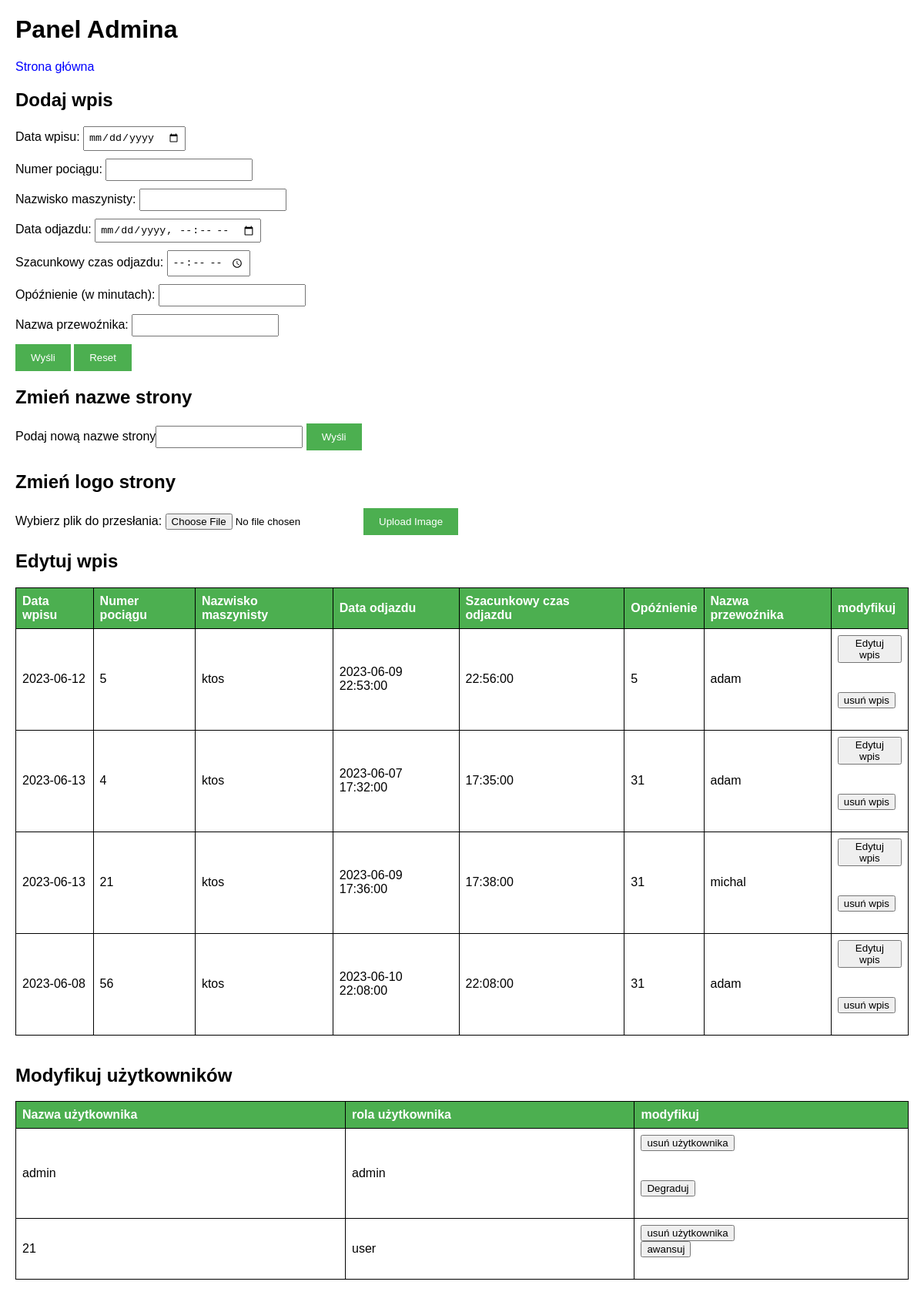
The app's page /pociągi/panel.php (signed in) with its own data.
### tables this page shows
CREATE TABLE `pociagi` (
  `dataWp` date NOT NULL,
  `numer` int(11) NOT NULL,
  `nazwisko` text NOT NULL,
  `dataOd` datetime NOT NULL,
  `czas` time NOT NULL,
  `opoznienie` int(11) NOT NULL,
  `nazwa` text NOT NULL,
  `id` int(11) NOT NULL
);

CREATE TABLE `users` (
  `id` int(11) NOT NULL,
  `username` varchar(255) NOT NULL,
  `password` varchar(255) NOT NULL,
  `role` varchar(50) NOT NULL
);

### pociągi/panel.php (the view, shortened to what this page needs)
<html>
<head><link rel="stylesheet" href="Admin.css">
</head>
<body>
<h1>Panel Admina</h1>
<a href="glowna.php">Strona główna</a><br>
<?php
$con=mysqli_connect("localhost", "root", "", "dane");
if($con){
	$sql = "SELECT * FROM pociagi";
		$otherTrainsResult  = $con->query($sql);
}
?>
<h2>Dodaj wpis</h2>
<form action="panel.php" method="post">
		Data wpisu: <input type="date" name="dataWp"><br>
		Numer pociągu: <input type="number" name="numer"><br>
		Nazwisko maszynisty: <input type="text" name="nazwisko"><br>
		Data odjazdu: <input type="datetime-local" name="dataOd"><br>
		Szacunkowy czas odjazdu: <input type="time" name="czas"><br>
		Opóźnienie (w minutach): <input type="number" name="opoznienie"><br>
		Nazwa przewoźnika: <input type="text" name="nazwa"><br>
		<input type="submit" value="Wyśli">
		<input type="reset" value="Reset">
</form>
<h2>Zmień nazwe strony</h2>
<form action="panel.php" method="post">
        Podaj nową nazwe strony<input type="text" name="site_name">
<input type="submit" value="Wyśli">
</form>
<h2>Zmień logo strony</h2>
<form action="panel.php" method="post" enctype="multipart/form-data">
  Wybierz plik do przesłania:
  <input type="file" name="fileToUpload" id="fileToUpload">
  <input type="submit" value="Upload Image" name="submit">
</form>
<h2>Edytuj wpis</h4>
	<table>
        <tr>
            <th>Data wpisu</th>
            <th>Numer pociągu</th>
            <th>Nazwisko maszynisty</th>
            <th>Data odjazdu</th>
            <th>Szacunkowy czas odjazdu</th>
            <th>Opóźnienie</th>
            <th>Nazwa przewoźnika</th>
			<th>modyfikuj</th>
        </tr>
		<?php while ($row = $otherTrainsResult ->fetch_assoc()): ?>
		<tr>
            <td><?php echo $row['dataWp']; ?></td>
            <td><?php echo $row['numer']; ?></td>
            <td><?php echo $row['nazwisko']; ?></td>
            <td><?php echo $row['dataOd']; ?></td>
            <td><?php echo $row['czas']; ?></td>
            <td><?php echo $row['opoznienie']; ?></td>
            <td><?php echo $row['nazwa']; ?></td>
			<td><form action="panel.php" method="post"><button type="submit" name="edytuj">Edytuj wpis</button><input type="hidden" value="<?php echo $row['id']; ?>" name="idWp"></form><br>
			<form action="panel.php" method="post"><button type="submit" name="Usun">usuń wpis</button><input type="hidden" value="<?php echo $row['id']; ?>" name="idWp"></form></td>
        </tr>
		<?php endwhile;
	    $username = $_SESSION['username'];
	    $us = "SELECT * FROM users WHERE username !='$username'";
		$userResult  = $con->query($us);
?>
</table><br>
<h2>Modyfikuj użytkowników<h2>
<table>
        <tr>
            <th>Nazwa użytkownika</th>
            <th>rola użytkownika</th>
			<th>modyfikuj</th>
        </tr>
		<?php while ($row = $userResult ->fetch_assoc()): ?>
		<tr>
            <td><?php echo $row['username']; ?></td>
            <td><?php echo $row['role']; ?></td>
			<td><form action="panel.php" method="post"><button type="submit" name="UsunUz">usuń użytkownika</button><input type="hidden" value="<?php echo $row['id']; ?>" name="idUs"></form><br>
			<?php $rola= $row ['role']; if($rola =='user'){?><form action="panel.php" method="post"><button type="submit" name="AwansujUz">awansuj</button><input type="hidden" value="<?php echo $row['id']; ?>" name="idUp"><?php }else{?>
			<form action="panel.php" method="post"><button type="submit" name="DegradujUs">Degraduj</button><input type="hidden" value="<?php echo $row['id']; ?>" name="idDg"><?php } ?></td>
        </tr>
		<?php endwhile;?>
		</table>
</body>
</html>

### pociągi/Admin.css (style rules this page uses)
body { font-family: Arial, sans-serif; margin: 20px; }
a { color: blue; text-decoration: none; }
form { margin-bottom: 20px; }
input[type="date"], input[type="number"], input[type="text"], input[type="datetime-local"], input[type="time"] { margin-bottom: 10px; padding: 5px; }
input[type="submit"], input[type="reset"] { padding: 10px 20px; background-color: #4CAF50; color: white; border: none; cursor: pointer; }
table { width: 100%; border-collapse: collapse; }
table th, table td { padding: 8px; text-align: left; border: 1px solid black; }
table th { background-color: #4CAF50; color: white; }

### records on screen
pociagi: dataWp "2023-06-12", numer "5", nazwisko "ktos", dataOd "2023-06-09 22:53:00", czas "22:56:00", opoznienie "5", nazwa "adam"
pociagi: dataWp "2023-06-13", numer "4", nazwisko "ktos", dataOd "2023-06-07 17:32:00", czas "17:35:00", opoznienie "31", nazwa "adam"
pociagi: dataWp "2023-06-13", numer "21", nazwisko "ktos", dataOd "2023-06-09 17:36:00", czas "17:38:00", opoznienie "31", nazwa "michal"
pociagi: dataWp "2023-06-08", numer "56", nazwisko "ktos", dataOd "2023-06-10 22:08:00", czas "22:08:00", opoznienie "31", nazwa "adam"
users: username "admin", role "admin"
users: username "21", role "user"
